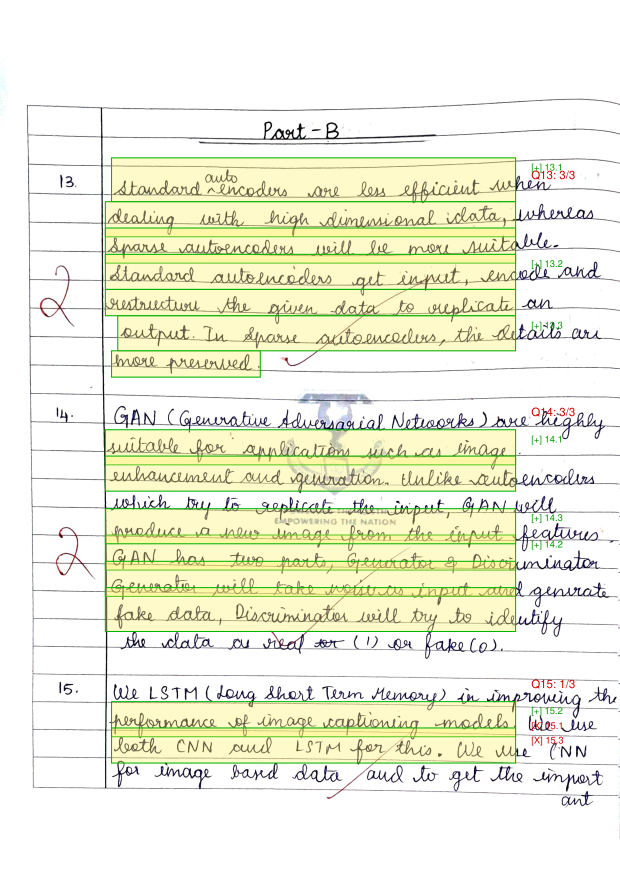
#> input picture demo/assets/annotated-page-3.png, 1240 x 1755 px (shown at 1/2 size)
$ python build_assets.py assets/annotated-page-2.png
#> lines starting #> are read from the running program, lines starting #| are printed output that depends on the picture
"""Copy the real annotated renders into demo/assets and assert they are real.

The demo page shows actual handwriting with actual highlights drawn by our own
annotator. Those renders are produced into tmp/, which is gitignored, so
without this step a fresh clone gets a page with broken images and no warning.

An empty page because a gitignored file vanished is exactly the failure that
shows up in the room, so this asserts rather than copies quietly:

  * the source render exists and is non-zero
  * it is actually a PNG, by magic bytes rather than by extension
  * it has plausible dimensions for a 150 dpi A4 page
  * the copy that lands in assets/ is byte-identical to the source

    python demo/build_assets.py            # copy and verify
    python demo/build_assets.py --check    # verify only, exit 1 if wrong
"""

from __future__ import annotations

import hashlib
import shutil
import sys
from pathlib import Path

ROOT = Path(__file__).resolve().parent.parent
ASSETS = ROOT / "demo" / "assets"

PNG_MAGIC = b"\x89PNG\r\n\x1a\n"
MIN_BYTES = 50_000  # a real 150 dpi page render is ~0.8 MB; this catches stubs

SOURCES = {
    "annotated-page-2.png": ROOT / "tmp" / "verify_page2.png",
    "annotated-page-3.png": ROOT / "tmp" / "verify_page3.png",
}

# A crop of question 13 only, for the section whose interactive element is
# about question 13. The full page also carries the Q14 and Q15 annotations,
# and those scores are VOID -- the scheme grades questions the paper does not
# ask (see docs/DEMO_SCRIPT.md limitation 3). Putting them on screen next to a
# claim about traceability invites a reader to trust a number we have
# retracted.
#
# Fractions of the page, not pixels, so the crop survives a change of DPI.
CROPS = {
    "q13-highlights.png": ("annotated-page-3.png", (0.03, 0.15, 1.0, 0.45)),
}


def png_dimensions(data: bytes) -> tuple[int, int]:
    """Read width and height out of the IHDR chunk."""
    return int.from_bytes(data[16:20], "big"), int.from_bytes(data[20:24], "big")


def verify(path: Path, label: str) -> list[str]:
    problems: list[str] = []
    if not path.exists():
        return [f"{label}: MISSING at {path}"]

    data = path.read_bytes()
    if len(data) < MIN_BYTES:
        problems.append(f"{label}: only {len(data):,} bytes, expected >{MIN_BYTES:,}")
    if not data.startswith(PNG_MAGIC):
        problems.append(f"{label}: not a PNG (magic bytes {data[:8]!r})")
        return problems

    w, h = png_dimensions(data)
    if not (800 <= w <= 2000 and 1000 <= h <= 2600):
        problems.append(f"{label}: implausible dimensions {w}x{h} for a page render")
    return problems


def main(argv: list[str]) -> int:
    check_only = "--check" in argv
    ASSETS.mkdir(parents=True, exist_ok=True)

    problems: list[str] = []
    print(f"{'asset':<26} {'bytes':>10}  {'dims':>11}  status")

    for name, source in SOURCES.items():
        target = ASSETS / name

        if not check_only:
            if not source.exists():
                problems.append(
                    f"{name}: source render {source} is missing. Run\n"
                    f"    PYTHONPATH=. python -m scripts.verify_demo\n"
                    f"  which regenerates it, then re-run this script."
                )
                print(f"{name:<26} {'-':>10}  {'-':>11}  SOURCE MISSING")
                continue
            shutil.copy2(source, target)

        found = verify(target, name)
        problems.extend(found)

        if target.exists():
            data = target.read_bytes()
            w, h = png_dimensions(data) if data.startswith(PNG_MAGIC) else (0, 0)
            print(f"{name:<26} {len(data):>10,}  {f'{w}x{h}':>11}  "
                  f"{'OK' if not found else 'FAIL'}")

            if not check_only and SOURCES[name].exists():
                src_hash = hashlib.sha256(SOURCES[name].read_bytes()).hexdigest()
                dst_hash = hashlib.sha256(data).hexdigest()
                if src_hash != dst_hash:
                    problems.append(f"{name}: copy does not match source")
        else:
            print(f"{name:<26} {'-':>10}  {'-':>11}  MISSING")

    for name, (parent, box) in CROPS.items():
        target = ASSETS / name
        source = ASSETS / parent

        if not check_only:
            if not source.exists():
                problems.append(f"{name}: parent {parent} missing, cannot crop")
                continue
            try:
                from PIL import Image
            except ImportError as exc:
                problems.append(f"{name}: Pillow required to crop: {exc}")
                continue
            with Image.open(source) as im:
#> im is the input picture: PIL image 1240x1755 RGB; mean R, G, B 238, 239.6, 220.1
                w, h = im.size
#> w = 1240; h = 1755
                px = (int(box[0] * w), int(box[1] * h), int(box[2] * w), int(box[3] * h))
#> px = (37, 263, 1240, 789)
                im.crop(px).save(target, format="PNG")
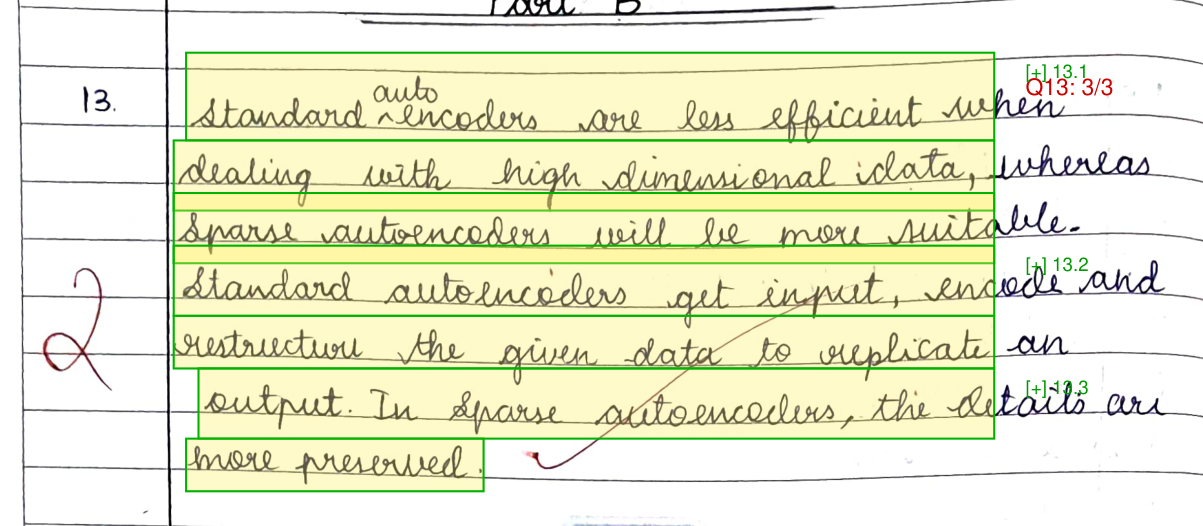
#> saved as q13-highlights.png: PIL image 1203x526 RGB; mean R, G, B 234.1, 236.2, 206.5

        found = verify(target, name)
        # A crop is a fragment of a page, so the page-shaped dimension check
        # does not apply. Re-check only what still holds.
        found = [f for f in found if "implausible dimensions" not in f]
        problems.extend(found)

        if target.exists():
            data = target.read_bytes()
            cw, ch = png_dimensions(data) if data.startswith(PNG_MAGIC) else (0, 0)
            print(f"{name:<26} {len(data):>10,}  {f'{cw}x{ch}':>11}  "
                  f"{'OK' if not found else 'FAIL'}")
        else:
            print(f"{name:<26} {'-':>10}  {'-':>11}  MISSING")

    print()
    if problems:
        print("ASSET CHECK FAILED:")
        for p in problems:
            print(f"  {p}")
        print("\nThe demo page shows real renders of a real script. It must not")
        print("ship with broken or placeholder images.")
        return 1

    print("All assets present, real PNGs, plausible dimensions.")
    return 0


if __name__ == "__main__":
#> (the run stopped early here; a loop or call above may not have finished)
